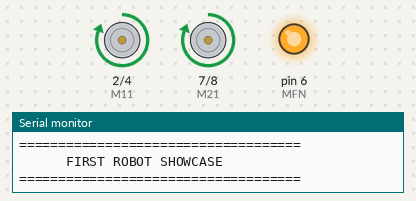
This sketch was run on a simulated Arduino Uno, built with avr-gcc and run on an emulated ATmega328P. Parts: motor-driver pin pairs drawn as motors (green arrow = first pin HIGH = forward, orange = second pin HIGH = backward, longer = more drive), output pins drawn as LEDs (lit = HIGH), the last lines printed to the serial monitor.

Above: at 0.1 s.
At 9.1 s:
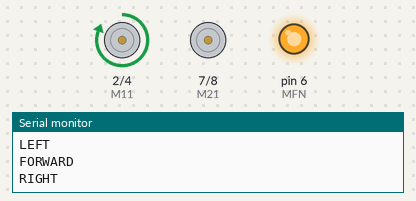
At 18.1 s:
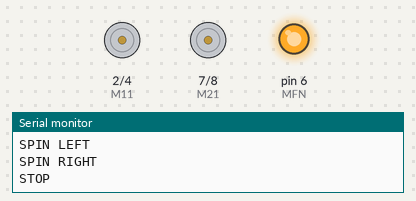
At 37.2 s:
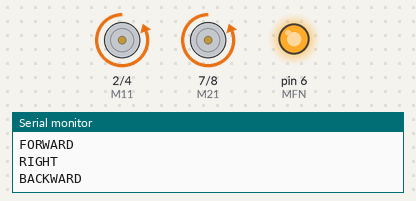
Timing chart, 0 to 38.7 s (numbered marks = the images above):
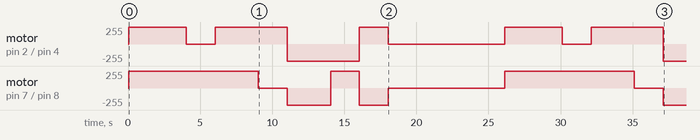

The sketch:

Project_16.ino
```cpp
// ===== Project-16 : First Robot Showcase =====

#define M11 2
#define M12 4
#define MFN 6
#define M21 7
#define M22 8

void setup()
{
  Serial.begin(9600);

  pinMode(M11, OUTPUT);
  pinMode(M12, OUTPUT);
  pinMode(M21, OUTPUT);
  pinMode(M22, OUTPUT);
  pinMode(MFN, OUTPUT);

  digitalWrite(MFN, HIGH);

  Serial.println("====================================");
  Serial.println("      FIRST ROBOT SHOWCASE");
  Serial.println("====================================");
}

void forward()
{
  Serial.println("FORWARD");

  digitalWrite(M11, HIGH);
  digitalWrite(M12, LOW);

  digitalWrite(M21, HIGH);
  digitalWrite(M22, LOW);
}

void backward()
{
  Serial.println("BACKWARD");

  digitalWrite(M11, LOW);
  digitalWrite(M12, HIGH);

  digitalWrite(M21, LOW);
  digitalWrite(M22, HIGH);
}

void left()
{
  Serial.println("LEFT");

  digitalWrite(M11, LOW);
  digitalWrite(M12, LOW);

  digitalWrite(M21, HIGH);
  digitalWrite(M22, LOW);
}

void right()
{
  Serial.println("RIGHT");

  digitalWrite(M11, HIGH);
  digitalWrite(M12, LOW);

  digitalWrite(M21, LOW);
  digitalWrite(M22, LOW);
}

void spinLeft()
{
  Serial.println("SPIN LEFT");

  digitalWrite(M11, LOW);
  digitalWrite(M12, HIGH);

  digitalWrite(M21, HIGH);
  digitalWrite(M22, LOW);
}

void spinRight()
{
  Serial.println("SPIN RIGHT");

  digitalWrite(M11, HIGH);
  digitalWrite(M12, LOW);

  digitalWrite(M21, LOW);
  digitalWrite(M22, HIGH);
}

void stopCar()
{
  Serial.println("STOP");

  digitalWrite(M11, LOW);
  digitalWrite(M12, LOW);

  digitalWrite(M21, LOW);
  digitalWrite(M22, LOW);
}

void loop()
{
  forward();
  delay(4000);

  left();
  delay(2000);

  forward();
  delay(3000);

  right();
  delay(2000);

  backward();
  delay(3000);

  spinLeft();
  delay(2000);

  spinRight();
  delay(2000);

  stopCar();
  delay(3000);

  Serial.println();
  Serial.println("====================================");
  Serial.println(" ROBOT SHOWCASE COMPLETED");
  Serial.println(" ALL MOVEMENTS WORKING");
  Serial.println("====================================");
  Serial.println();

  delay(5000);
}
```

Measured:
- by itself, motor on pin 7 (M21) / pin 8 (M22): stopped → forward 255/255 at 0.05 s, → stopped 9.0 s later, → backward 255/255 2.0 s later, → forward 255/255 3.0 s later, … (9 changes in this stretch)
- by itself, motor on pin 2 (M11) / pin 4 (M12): stopped → forward 255/255 at 0.05 s, → stopped 4.0 s later, → forward 255/255 2.0 s later, → backward 255/255 5.0 s later, … (10 changes in this stretch)
